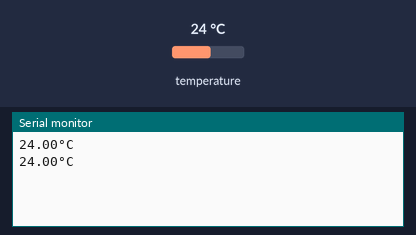
This sketch was run on a simulated Arduino Uno, built with avr-gcc and run on an emulated ATmega328P. Shown: the last lines printed to the serial monitor. The test bench sets the inputs (shaded band); at power-on: temperature 24 °C.

Above: at 2.8 s.
2.9 s: temperature set to 12 °C
At 4.3 s:
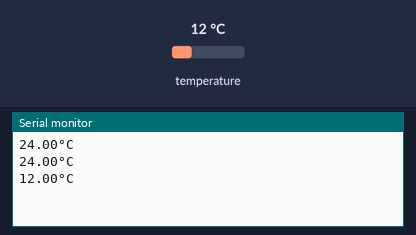
4.7 s: temperature set to 19 °C
At 4.7 s:
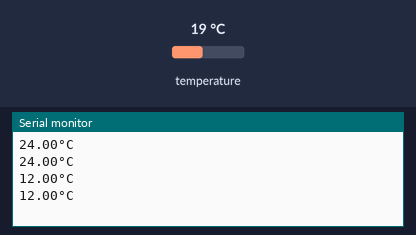
Timing chart, 0 to 7.7 s (numbered marks = the images above; inputs shaded):
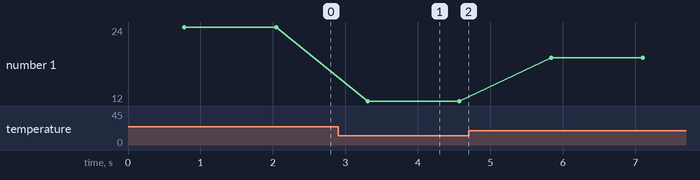

Measured:
- after the input at 2.9 s, the serial monitor: prints a new line after 0.41 s (image 1)
- plotted number 1: 24 → 12 after the input at 2.9 s, 12 → 19 after the input at 4.7 s

The sketch:

DS18B20_Monitor_Serial.ino
```cpp
/*
 * Pinagem
 * -> Sensor DS18B20
 *      pino central (dados) - Pin 7
 */

//*****************************
// bibliotecas do DS18B20
#include <OneWire.h>
#include <DallasTemperature.h>
//*****************************


//***********************************************************************************
// porta digital do arduino em que o pino de dados do sensor DS18B20 está ligado
#define ONE_WIRE_BUS A1
//***********************************************************************************

// Prepara uma instancia de oneWire para se comunicar com um dispositivo OneWire
OneWire oneWire(ONE_WIRE_BUS);
// Passa nossa referencia oneWire para Dallas Temperature.
DallasTemperature sensors(&oneWire);
//************************************************************************************


// pra calcular a temp.
float tempC = 0.0;


void setup() {
    sensors.begin();
    Serial.begin(9600);
}


void loop() {

    // envia um comando para obter a temperatura
    sensors.requestTemperatures();
    tempC = sensors.getTempCByIndex(0);

    Serial.print(tempC);
    //Serial.write(176); // simbolo de grau º
    Serial.println("°C");

    delay(500);
}
```
